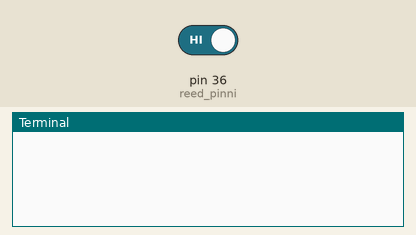
This program was run on a simulated Raspberry Pi (header pin numbers). Shown: the last lines printed to the terminal. The test bench sets the inputs (shaded band); at power-on: pin 36 (reed_pinni) HIGH. No MQTT or app messages arrive unless stated.

Above: at 1.3 s.
1.4 s: pin 36 (reed_pinni) driven LOW
At 2.6 s:
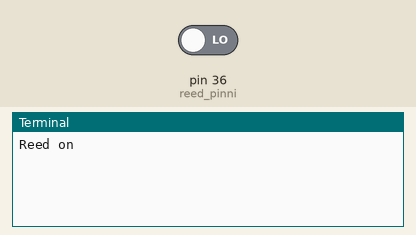
2.9 s: pin 36 (reed_pinni) driven HIGH
At 3.9 s:
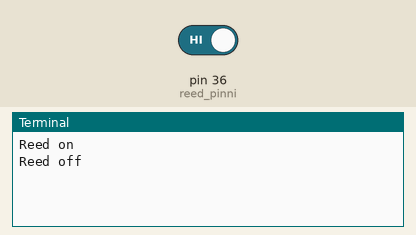

Measured:
- after the input at 1.4 s, the terminal: prints a new line at once (image 1)
- after the input at 2.9 s, the terminal: prints a new line at once (image 2)

The program:

reedrele.py
```python
#!/usr/bin/env python
''' Lukee reed-releen tilaa ja lähettää tiedon mqtt-brokerille. Esimerkiksi oviin tai ikkuinoihin varashälytykseen.

Releitä ja sanomia voi olla enemmän. Tämä on malliscripti.

 1.7.2020 Jari Hiltunen

'''

import RPi.GPIO as GPIO
import paho.mqtt.client as mqtt # mqtt kirjasto
import time

reed_pinni = 36 # gpio 16
broker = "localhost" #brokerin osoite
port = 1883 #portti
# releelle tilattava mtqq-aihe
MQTTAIHE = 'kanala/ulko/luukkukytkin' # aihe jolle tieto julkaistaan

def mqttyhdista(mqttasiakas, userdata, flags, rc):
    # print("Yhdistetty " + str(rc))
    # Yhdistetaan brokeriin ja tilataan aiheet
    mqttasiakas.subscribe(MQTTAIHE)  # tilaa aihe reed releelle

def alustus():
    try:
        GPIO.setmode(GPIO.BOARD)
        GPIO.setup(reed_pinni, GPIO.IN, pull_up_down=GPIO.PUD_UP) # jannite paalla
    except OSError:
        print("Virhe %d" %OSError)
        GPIO.cleanup()
        return False

def reedStatus(channel):
    # 1 = reed on
    # 0 = reed off
    if GPIO.input(reed_pinni):
        print ("Reed off")
        try:
            mqttasiakas.publish(MQTTAIHE, payload=0, retain=True)
        except OSError:
            print("Virhe %d" % OSError)
            GPIO.cleanup()
            return False
    else:
        print ("Reed on")
        try:
            mqttasiakas.publish(MQTTAIHE, payload=1, retain=True)
        except OSError:
            print("Virhe %d" % OSError)
            GPIO.cleanup()
            return False

def looppi():
    try:
        GPIO.add_event_detect(reed_pinni,GPIO.BOTH, callback=reedStatus, bouncetime=20)
    except OSError:
        print("Virhe %d" %OSError)
        GPIO.cleanup()
        return False
    while True:
            time.sleep(0.01)  # prosessorikuorman lasku
            pass

def vapauta():
    GPIO.cleanup()  # Vapautetaan resurssit

# mqtt-objektin luominen
mqttasiakas = mqtt.Client("reed-luukku")  # mqtt objektin luominen
mqttasiakas.on_connect = mqttyhdista  # mita tehdaan kun yhdistetaan brokeriin
mqttasiakas.username_pw_set("kanainmqtt","123kana321")  # mqtt useri ja salari
mqttasiakas.connect(broker, port, keepalive=60, bind_address="")  # yhdista mqtt-brokeriin


if __name__ == '__main__':     # Sovelluksen aloitus
    alustus()
try:
    looppi()

except KeyboardInterrupt:  # Ctrl + C vapauttaa resurssit
    vapauta()
```
